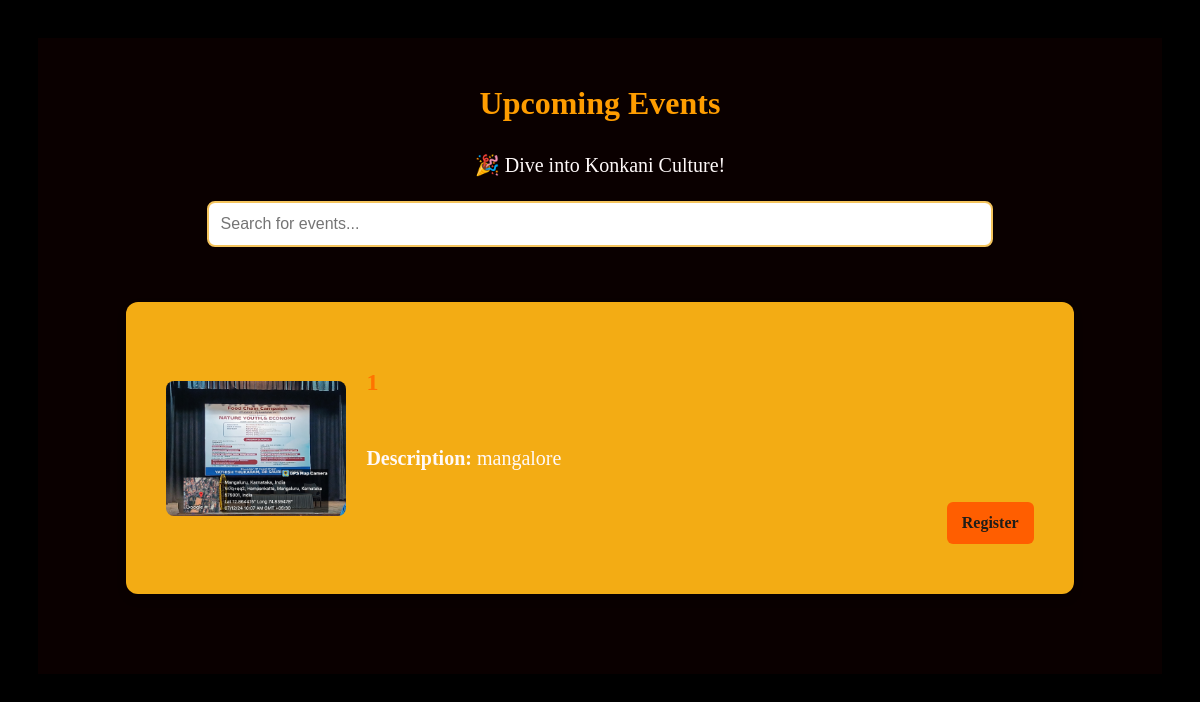
/upcoming-events, run on the app's committed database.
### tables this page shows
CREATE TABLE events (
        event_id INTEGER PRIMARY KEY AUTOINCREMENT,
        title TEXT NOT NULL,
        description TEXT,
        file_path TEXT NOT NULL,
        category TEXT CHECK(category IN ('upcoming', 'past')) NOT NULL,
        uploaded_at TIMESTAMP DEFAULT CURRENT_TIMESTAMP
    );

### app.py (the view)
@app.route('/upcoming-events')
def upcoming_events():
    conn = sqlite3.connect(DB_PATH)
    cursor = conn.cursor()
    cursor.execute("SELECT event_id, title, description, file_path,category FROM events WHERE category='upcoming' ORDER BY uploaded_at DESC")
    events = cursor.fetchall()
    conn.close()
    return render_template('upevents.html', events=events)

### templates/upevents.html (shortened to what this page needs)
<!DOCTYPE html>
<html lang="en">
<head>
    <link rel="stylesheet" href="{{ url_for('static', filename='css/upevents.css') }}">
</head>
<body>
    <div class="container">
        <div class="event-banner">
            <h2 style="font-size: xx-large;" class="event-title">Upcoming Events</h2>
        </div>
        <p class="event-subtext">🎉 Dive into Konkani Culture!</p>
        <div class="search-bar">
            <input type="text" id="searchInput" placeholder="Search for events..." onkeyup="searchEvents()">
        </div>
        <div id="eventList">
            {% if events %}
                {% for event in events %}
                <div class="event">
                    <img src="{{ url_for('static', filename=event[3]) }}" alt="{{ event[0] }}" onclick="openModal(this.src)">
                    <div class="event-info">
                        <h3>{{ event[0] }}</h3>
                        <p><strong>Description:</strong> {{ event[1] }}</p>
                        <a href="{{ url_for('event_register', event_id=event[0]) }}" class="register-btn">Register</a>
                    </div>
                </div>
                {% endfor %}
            {% else %}
                <p>No upcoming events available.</p>
            {% endif %}
        </div>
    </div>
</body>
</html>

### static/css/upevents.css (style rules this page uses)
body { font-family:fantasy; background-color: #000000; color: #fff9f9; text-align: center; padding: 30px; line-height: 1.6; font-size: clamp(16px, 2vw, 20px); }
.container { max-width: 100%; margin: auto; padding: 40px 20px; background-color: #0a0000; box-sizing: border-box; }
h2 { margin-bottom: 20px; color: #ffc342; margin: auto; font-weight: bolder; font-size: xx-large; }
h3 { font-size: 24px; color: #ff7300; }
.search-bar input { padding: 12px; width: 70%; border: 2px solid #f4c45d; border-radius: 8px; font-size: 16px; margin-bottom: 15px; }
.event { display: flex; align-items: center; gap: 20px; padding: 40px; margin: 40px auto; background-color: rgb(243, 172, 20); border-radius: 12px; box-shadow: 0 5px 10px rgba(0, 0, 0, 0.15); transition: transform 0.3s ease, box-shadow 0.3s ease; width: 80%; max-width: 1100px; }
.event img { max-width: 180px; height: auto; cursor: pointer; border-radius: 8px; }
.event-title { color: #ff9d00; font-size: clamp(28px, 4vw, 40px); font-weight: bold; margin-bottom: 20px; }
.event-info { display: flex; flex-direction: column; justify-content: space-between; flex-grow: 1; text-align: left; margin-bottom: 10px; line-height: 1.4; position: relative; }
.register-btn { align-self: flex-end; margin-top: 15px; background-color: #733105; color: white; padding: 12px 25px; font-size: 16px; border: none; cursor: pointer; border-radius: 8px; transition: 0.3s, transform 0.2s; }
.register-btn { display: inline-block; background-color: #ff5e00; color: #201d18; padding: 10px 15px; margin-top: 10px; border-radius: 6px; text-decoration: none; font-weight: bold; transition: background 0.3s ease; }

### data on the page
events: file_path (picture), event_id "1", title "mangalore"
